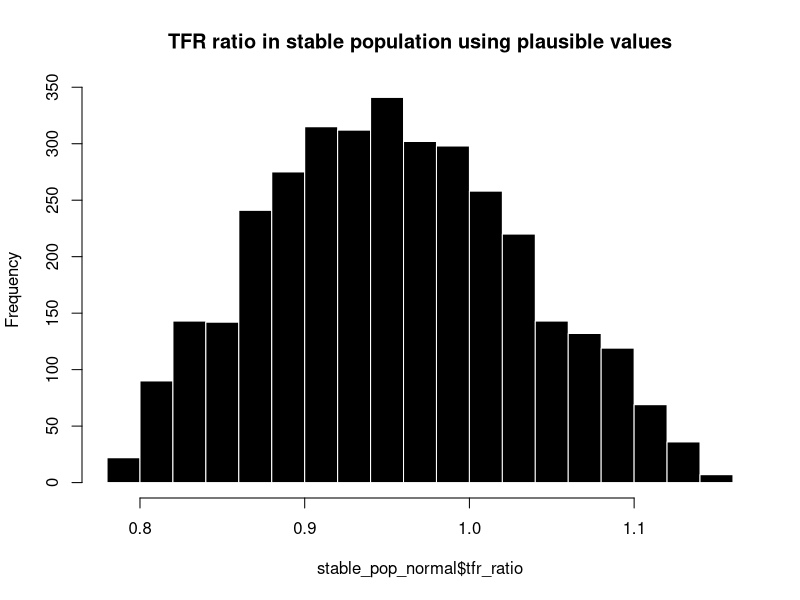

Here is the R script that generated this plot: (Note: this script raises an error after producing the figure.)
#######################################
# Project: Subnational birth squeezes #
# Purpose: Stable Population Approach #
# Author: Henrik-Alexander Schubert   #
# E-mail: schubert@demogr.mpg.de      #
# Date: 20.09.2024                    #
#######################################


# Create data for the normal range
stable_pop_normal <-  expand.grid(age_diff = seq(2, 4, by = 0.2),
                                  pop_diff = seq(0.915, 1.085, by = 0.005),
                                  srb = seq(1.04, 1.06, by = 0.01),
                                  r = seq(-0.025, 0.025, by = 0.025))
stable_pop_normal$tfr_ratio <- with(stable_pop_normal, 1/srb * pop_diff * exp(r*(age_diff)))
hist(stable_pop_normal$tfr_ratio,
     main = "TFR ratio in stable population using plausible values",
     col="black", border="white", breaks=20)

# Function
stable_pop <- function(variable = "r", data = stable_pop_normal) {
  tmp <- data[data[[variable]] %in% range(data[[variable]]), ]
  print(variable)
  tapply(tmp$tfr_ratio, tmp[[variable]], function(x) round(range(x), 2))
}

# Apply the function
vars <- c("srb", "pop_diff", "age_diff", "r")
lapply(vars, FUN = stable_pop)

# Create the birth squeeze variable
stable_pop_th <- range(stable_pop_normal$tfr_ratio)
fert$stable_pop_approach <- factor(ifelse(fert$tfr_ratio < stable_pop_th[1] | fert$tfr_ratio > stable_pop_th[2], 1, 0), 
                                   labels = c("no squeeze", "birth squeeze"))

### Extreme values -----------------------



## Function to create extreme with plausible values -------------

# Create data for the extreme range
stable_pop_extreme <-  stable_pop_normal
stable_pop_extreme$tfr_ratio <- with(stable_pop_extreme, 1/srb * pop_diff * exp(r*(age_diff)))

# Create the impact of extreme events
impact_extreme <- function(values, variable, normal = stable_pop_extreme) {
  if (any(str_detect(names(normal), "tfr_ratio"))) {
    normal <- normal[, !(names(normal) == "tfr_ratio")]
  }
  
  # Create the normal ranges
  ranges <- apply(normal, 2, range, simplify = T)
  ranges[, variable] <- values
  
  # Create the results
  results <- expand.grid(
    age_diff = ranges[, "age_diff"],
    pop_diff = ranges[, "pop_diff"],
    srb = ranges[, "srb"],
    r = ranges[, "r"]
  )
  results$tfr_ratio <- with(results, 1/srb * pop_diff * exp(r*(age_diff)))
  tapply(results$tfr_ratio, results[[variable]], function(x) range(round(x, 3)))
}

# Create impact of extreme values
impact_extreme(c(1, 1.18), "srb")
impact_extreme(c(0.56, 3.9), "pop_diff")
impact_extreme(c(1.9, 17), "age_diff")
impact_extreme(c(-0.5, .5), "r")

# Function to obatin the range of TFR values
obtain_range <- function(variable = "srb", data = stable_pop_extreme){
  tmp_range <- range(data[[variable]])
  tmp <- data[data[[variable]] == tmp_range[1] | data[[variable]] == tmp_range[2], ]
  tapply(tmp$tfr_ratio, tmp[[variable]], function(x) round(range(x), 2))
}


# Create the range
map(c("srb", "pop_diff", "age_diff", "r"), obtain_range)
